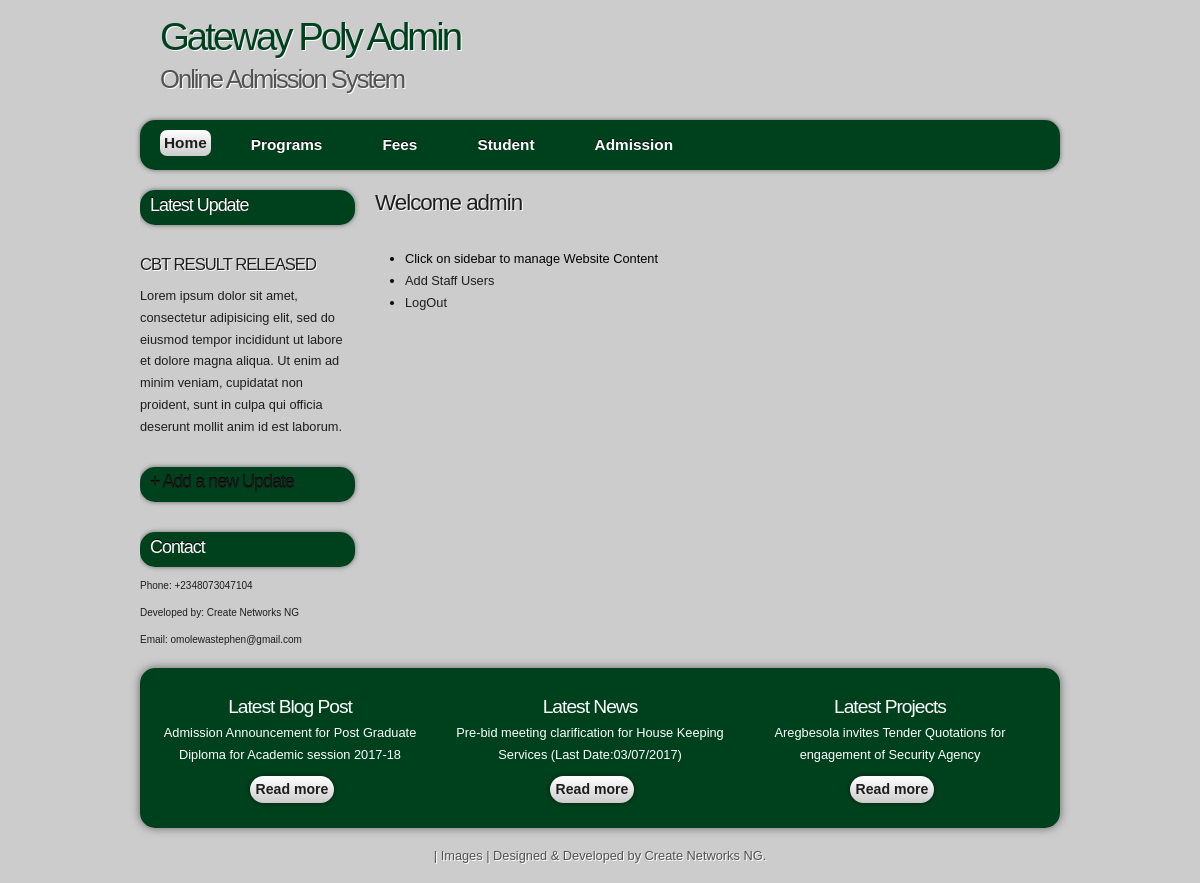
The page /admin/index.php (signed in) on the database its author committed.
### tables this page shows
CREATE TABLE `pages` (
  `id` int(11) NOT NULL,
  `menu_name` varchar(32) NOT NULL,
  `position` int(3) NOT NULL,
  `content` text NOT NULL
);

### includes/functions.php (called while the page is built, shortened)
<?php
	function get_all_page() {
		global $connection;
		$query = "SELECT *
				FROM pages
				ORDER BY position ASC";
        $page_set = mysql_query($query, $connection);
       	return $page_set;
	}
	function sidebar_navigation_id() {
		if (isset($_GET['page'])) {
			$sel_page = $_GET['page'];
			$sel_page_array = get_all_page_by_id($sel_page);
		} else {
			$sel_page = NULL;
		}
	}
?>

### admin/index.php (the view, shortened to what this page needs)
<?php require_once ("../includes/connection.php");?>
<?php require_once ("../includes/functions.php");?>
<?php require_once ("../includes/session.php");?>
<!DOCTYPE html PUBLIC "-//W3C//DTD XHTML 1.1//EN" "http://www.w3.org/TR/xhtml11/DTD/xhtml11.dtd">
<html xmlns="http://www.w3.org/1999/xhtml" xml:lang="en">
<head>
  <link rel="stylesheet" type="text/css" href="../css/style.css" />
</head>
<body>
  <div id="main">
    <div id="header">
    <div id="banner">
      <div id="welcome">
        <h1>Gateway Poly Admin</h1>
      </div>
      <div id="welcome_slogan">
        <h1>Online Admission System</h1>
      </div>
    </div>
    </div>
<?php $basename = substr(strtolower(basename($_SERVER['PHP_SELF'])),0,strlen(basename($_SERVER['PHP_SELF']))-4);?>
  <div id="menubar">
      <ul id="menu">
        <li <?php if ($basename == 'index') echo ' class="current"'; ?>><a href="index.php">Home</a></li>
        <li <?php if ($basename == 'programs') echo ' class="current"'; ?>><a href="programs.php">Programs</a></li>
        <li <?php if ($basename == 'fees') echo ' class="current"'; ?>><a href="fees.php">Fees</a></li>
        <li <?php if ($basename == 'students') echo ' class="current"'; ?>><a href="students.php">Student</a></li>
        <li <?php if ($basename == 'admission') echo ' class="current"'; ?>><a href="admission.php">Admission</a></li>
      </ul>
    </div>
  <div id="site_content">
    <div class="sidebar_container">
    <div class="sidebar">
          <div class="sidebar_item">
            <h2>Latest Update</h2>
      </div>
        </div>
         <?php
              $page_set = get_all_page();
              while ($page = mysql_fetch_array($page_set)) {
                echo "<div class=\"sidebar\">
                      <div class=\"sidebar_item\">
                      <h3";
                      if($page['id'] == $sel_page) {
                        echo " class=\"selected\"";
                      }
                      echo "><a href=\"edit_update.php?page=" . urlencode($page['id']) . "\">{$page['menu_name']}</a></h3>
                      <p><a href=\"edit_update.php?page=" . urlencode($page['id']) . "\">{$page['content']}</a></p>
                  </div>
                </div>";
              }
            ?>
        <div class="sidebar">
          <div class="sidebar_item">
            <h2><a href="new_update.php">+ Add a new Update</a></h2>
          </div>
        </div>
        <div class="sidebar">
          <div class="sidebar_item">
            <h2>Contact</h2>
           <p style="font-size: 10px">Phone: +2348073047104</p>
            <p style="font-size: 10px">Developed by: <a href="facebook.com/createnetworksng">Create Networks NG</a></p>
            <p style="font-size: 10px">Email: <a href="mailto:info@omolewastephen@gmail.com">omolewastephen@gmail.com</a></p>
          </div>
        </div>
       </div>
	  <div id="content">
        <div class="content_item">
		  <h1>Welcome <?php echo $_SESSION['username'];?></h1>
      <p><?php if (isset($_GET['prog']) && $_GET['prog'] == 1) { echo "Your Program has been Successfully added";} ?></p>
	      <p><ul>
	      	<li>Click on sidebar to manage Website Content</li>
	      	<li><a href="add_admin.php">Add Staff Users</a></li>
	      	<li><a href="logout.php">LogOut</a></li>
	      </ul></p>
		</div>
      </div>
	</div>
<?php require ("footer_admin.php");?>

### css/style.css (style rules this page uses)
html { height: 100%; }
* { margin: 0; padding: 0; }
body { font: normal 80% Arial, Helvetica, sans-serif; background: #ccc; color: #000; }
p { padding: 0 0 10px 0; color: #1D1D1D; line-height: 1.7em; font-size: 100% }
h1, h2, h3, h4, h5, h6 { font: normal 175% Arial, Helvetica, sans-serif; color: #1D1D1D; text-shadow: 1px 1px #fff; letter-spacing: -1px; margin: 0 0 10px 0; }
h2 { font: normal 165% Arial, Helvetica, sans-serif; }
h3 { font: normal 130% Arial, Helvetica, sans-serif; }
a, a:hover { color: #1D1D1D; background: transparent; outline: none; text-decoration: none; }
ul { margin: 2px 0 22px 30px; line-height: 1.7em; font-style: normal; font-size: 100%; }
#main, #header, #banner, #menubar, #site_content, #footer, #content_grey { margin-left: auto; margin-right: auto; }
#main { background: transparent; }
#header { width: 920px; height: 120px; background: transparent; }
#banner { width: 920px; position: relative; height: 50px; padding: 15px 0 0 0; background: transparent; }
#menubar { width: 920px; height: 50px; text-align: center; margin: 0 auto; background: #00411d; background: -moz-linear-gradient(#00411d, #00411d); background: -o-linear-gradient(#00411d, #00411d); background: -webkit-linear-gradient(#00411d, #00411d); border-radius: 15px 15px 15px 15px; -moz-border-radius: 15px 15px 15px 15px; -webkit-border: 15px 15px 15px 15px; -webkit-box-shadow: rgba(0, 0, 0, 0.5) 0px 0px 5px; -moz-box-shadow: rgba(0, 0, 0, 0.5) 0px 0px 5px; box-shadow: rgba(0, 0, 0, 0.5) 0px 0px 5px; }
#welcome { width: 880px; float: left; height: 50px; margin: 0 auto; padding-left: 20px; background: transparent; color:#00411d; }
#welcome_slogan { width: 880px; float: left; height: 50px; margin: 0 auto; padding-left: 20px; background: transparent; }
#welcome h1 { font: normal 300% Arial, Helvetica, sans-serif; letter-spacing: -3px; text-shadow: 1px 1px #fff; color: #00411d; }
#welcome_slogan h1 { font: normal 200% Arial, Helvetica, sans-serif; letter-spacing: -2px; text-shadow: 1px 1px #fff; color: #535353; }
ul#menu { margin:0; }
ul#menu li { padding: 0 0 0 0px; list-style: none; margin: 2px 0 0 0; display: inline; background: transparent; }
ul#menu li a { float: left; font: bold 120% Arial, Helvetica, sans-serif; height: 24px; margin: 10px 0 0 20px; text-shadow: 0px -1px 0px #000; padding: 6px 20px 0 20px; background: transparent; border-radius: 7px 7px 7px 7px; -moz-border-radius: 7px 7px 7px 7px; -webkit-border: 7px 7px 7px 7px; text-align: center; color: #FFF; text-decoration: none; }
ul#menu li.current a { color: #1D1D1D; background: #FFF; background: -moz-linear-gradient(#fff, #ccc); background: -o-linear-gradient(#fff, #ccc); background: -webkit-linear-gradient(#fff, #ccc); text-shadow: none; height: auto; padding: 4px; }
#site_content { width: 920px; overflow: hidden; margin: 0 auto; }
.sidebar_container { float: left; margin: 10px 20px 0 0; width: 215px; padding: 0; }
.sidebar { float: left; width: 250px; padding: 0; margin-top: 10px; margin-bottom: 10px; }
.sidebar_item { font: normal 100% Arial, Helvetica, sans-serif; width: 215px; }
.sidebar h2 { padding: 5px 0 0 10px; font: normal 140% Arial, Helvetica, sans-serif; height: 30px; text-shadow: 0px -1px 0px #000; color: #fff; background: #00411d; background: -moz-linear-gradient(#00411d, #00411d); background: -o-linear-gradient(#00411d, #00411d); background: -webkit-linear-gradient(#00411d, #00411d); border-radius: 15px 15px 15px 15px; -moz-border-radius: 15px 15px 15px 15px; -webkit-border: 15px 15px 15px 15px; -webkit-box-shadow: rgba(0, 0, 0, 0.5) 0px 0px 5px; -moz-box-shadow: rgba(0, 0, 0, 0.5) 0px 0px 5px; box-shadow: rgba(0, 0, 0, 0.5) 0px 0px 5px; }
#content { width: 680px; margin-bottom: 20px; float: left; }
.content_item { width: 680px; margin-top: 20px; margin-bottom: 20px; }

### rows shown on the page
pages: menu_name "CBT RESULT RELEASED", content "Lorem ipsum dolor sit amet, consectetur adipisicing elit, sed do eiusmod tempor incididunt ut labore et dolore magna aliqua. Ut enim ad minim veniam, cupidatat non proident, sunt in culpa qui officia deserunt mollit anim id est laborum."

### other values the page prints
$_SESSION['username'] "admin"
